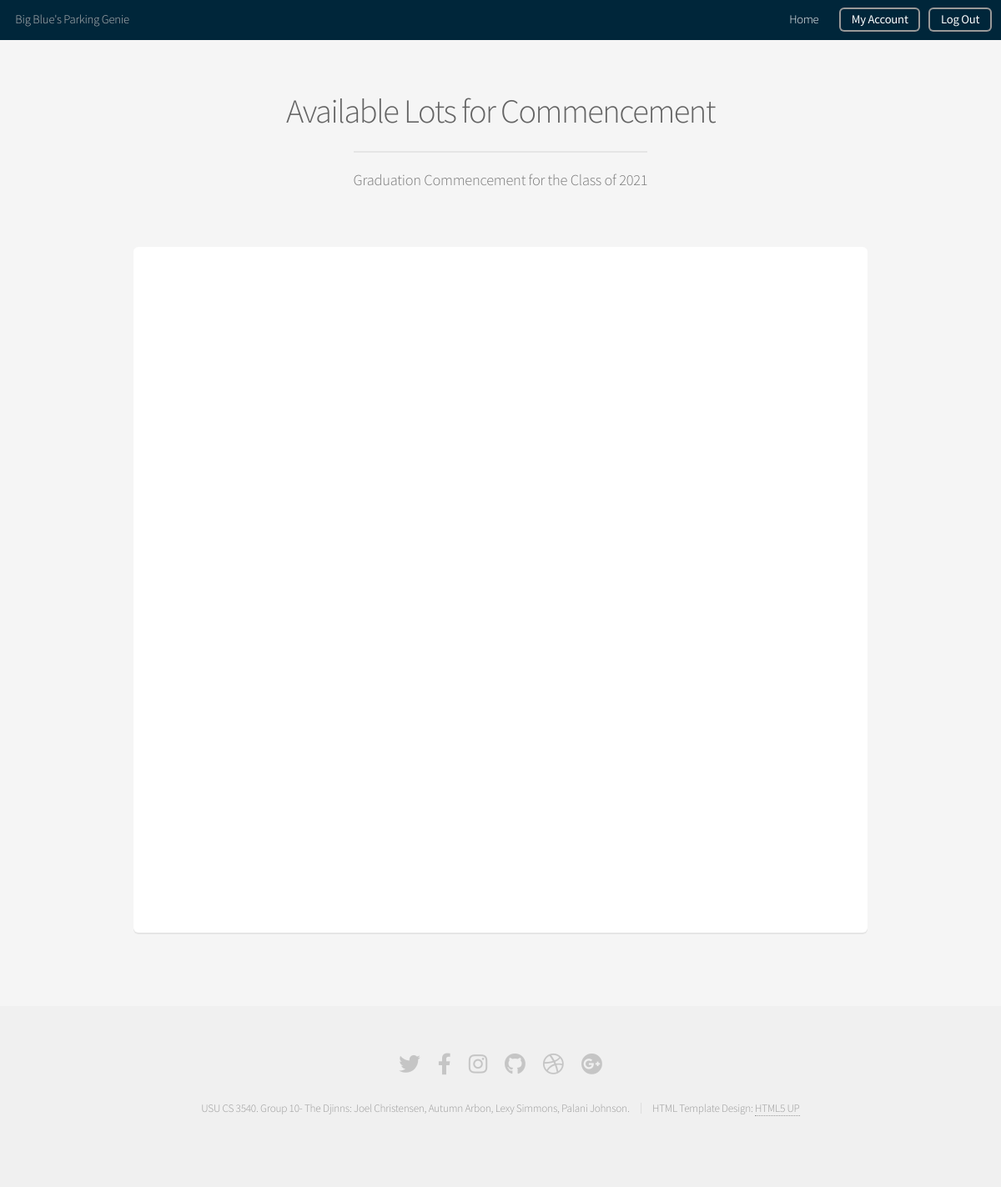
Page /map/8 on the committed database.
### apis/models.py (models this page shows, shortened)
class Event(models.Model):
    name = models.CharField(max_length=200)
    description = models.CharField(max_length=1500, default='')
    date = models.DateTimeField('event date')
    address = models.CharField(max_length=500, blank=True, default='')
    latitude = models.FloatField(default=41.7429795162564)
    longitude = models.FloatField(default=-111.809492111206)

### web/views.py (the view)
# urls.py: path('map/<int:id>', views.map, name='map'),
def map(request, id):
    event = Event.objects.all().get(id=id)
    return render(request, 'web/map.html', {'event': event})

### web/templates/web/map.html (shortened to what this page needs)
<!DOCTYPE HTML>
<html>
	<head>
		<link rel="stylesheet" href="assets/css/main.css" />
	    {% load static %}
	    <link rel="stylesheet" type="text/css" href={% static "web/assets/css/main.css" %} />
	</head>
	<body class="is-preload">
		<div id="page-wrapper">
				<header id="header">
					<h1>Big Blue's Parking Genie</h1>
					<nav id="nav">
						<ul>
							<li><a href="{% url 'web:main' %}">Home</a></li>
							<li><a href="{% url 'web:account' %}" class="button">My Account</a></li>
							<li><a href="{% url 'web:logout' %}" class="button">Log Out</a></li>
						</ul>
					</nav>
				</header>
				<section id="main" class="container">
					<header>
						<h2>Available Lots for {{ event.name }}</h2>
						<p>{{ event.description }}</p>
					</header>
					<div class="box">
						<div id="map" eventid={{ event.id }} style="height:50em; width:100%;"></div>
					</div>
				</section>
				<footer id="footer">
					<ul class="icons">
						<li><a href="#" class="icon brands fa-twitter"><span class="label">Twitter</span></a></li>
						<li><a href="#" class="icon brands fa-facebook-f"><span class="label">Facebook</span></a></li>
						<li><a href="#" class="icon brands fa-instagram"><span class="label">Instagram</span></a></li>
						<li><a href="#" class="icon brands fa-github"><span class="label">Github</span></a></li>
						<li><a href="#" class="icon brands fa-dribbble"><span class="label">Dribbble</span></a></li>
						<li><a href="#" class="icon brands fa-google-plus"><span class="label">Google+</span></a></li>
					</ul>
					<ul class="copyright">
						<li>USU CS 3540. Group 10- The Djinns: Joel Christensen, Autumn Arbon, Lexy Simmons, Palani Johnson.</li><li>HTML Template Design: <a href="http://html5up.net">HTML5 UP</a></li>
					</ul>
				</footer>
		</div>
	</body>
</html>

### rows in the picture
Event: name "Commencement", description "Graduation Commencement for the Class of 2021"
